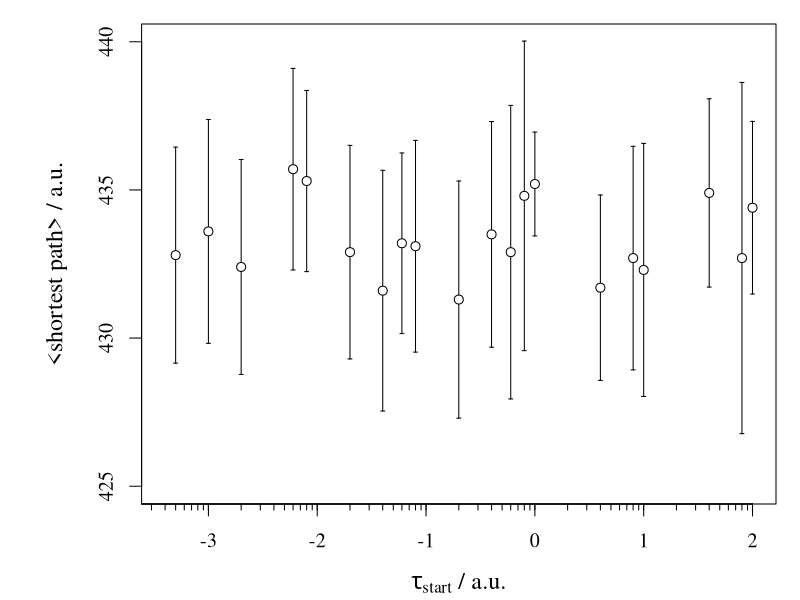

The R script that drew this image:
#Plot tauinit vs. global_shortest_path_average

#Version2, gerundet, altes tau
# alpha = 0.1;
# no_agents = 10;     							
# rounds = 1200										
# start_city = 1;										
# q0 = 0.9;
# tau_init = 0.1;                               

rm(list = ls())

tauinit = c(0.0005, 0.001, 0.002, 0.006, 0.008, 0.02, 0.04, 0.06, 0.08, 0.2, 0.4, 0.6, 0.8, 1, 4, 8, 10, 40, 80, 100)
shortest_path_average = c(432.8000, 433.6000, 432.4000, 435.7000, 435.3000, 432.9000, 431.6000, 433.2000, 433.1000,  431.3000, 433.5000, 432.9000, 434.8000, 435.2000, 431.7000, 432.7000, 432.3000, 434.9000, 432.7000, 434.4000)
error_shortest_path = c(3.6454, 3.7771, 3.6271, 3.4010, 3.0569, 3.6040, 4.0607, 3.0478, 3.5730, 4.0014, 3.8079, 4.9542, 5.2239, 1.7512, 3.1287, 3.7727, 4.2701, 3.1780, 5.9264, 2.9136)
#Grafik
par(family="serif", mfrow=c(1,1), oma=c(0,1,0,0), mgp=c(2.9,1,0),mar=c(4,4.9,1,1),cex.lab=1.2,cex=1.2)
plot(tauinit,shortest_path_average,type="n", ,axes=F, frame.plot=T,
     xlim=c(0.0004,100), log = 'x',
     ylim=c(425,440),
     xlab=expression(paste(tau[start]," / ", a.u.)),
     ylab=expression(paste("<shortest path>"," / ", a.u.)),
     
)
#Logskala
beschriftung = c(-4, -3, -2, -1, 0, 1, 2)
intervalle.lab = c(10^(-4:2))
intervalle<-c((1:9)*10^-4, (1:9)*10^-3, (1:9)*10^-2, (1:9)*10^-1, (1:9), (1:10*10))
axis(side = 1, at=intervalle, tcl = -0.25, labels = F) #Kleine Striche
axis(side = 1, at=intervalle.lab, labels = paste(beschriftung)) #Grosse Striche und labels
axis(2)

y.errorbars <- function(tauinit,shortest_path_average,error_shortest_path,ebl=0.02){arrows(tauinit,shortest_path_average-error_shortest_path,tauinit,shortest_path_average+error_shortest_path,code=3,angle=90,length=ebl)}
y.errorbars(tauinit,shortest_path_average,error_shortest_path)

points(tauinit,shortest_path_average,cex=1,pc=21,bg="white")

#legend(0.001,428,c(expression(paste(alpha," = ",0.1)),expression(paste(rounds," = ","1200")),expression(paste(no_agents," = ",10)),expression(paste(q0," = ",0.9)),expression(paste(tau_init," = ",0.1)),expression(paste(L_nn," = ",513.61))))
#legend(1,424, expression(paste("problem 'eil51'")))
dev.copy2pdf(file="tauinit_vs_shortestpath.pdf",height=7,width=12)